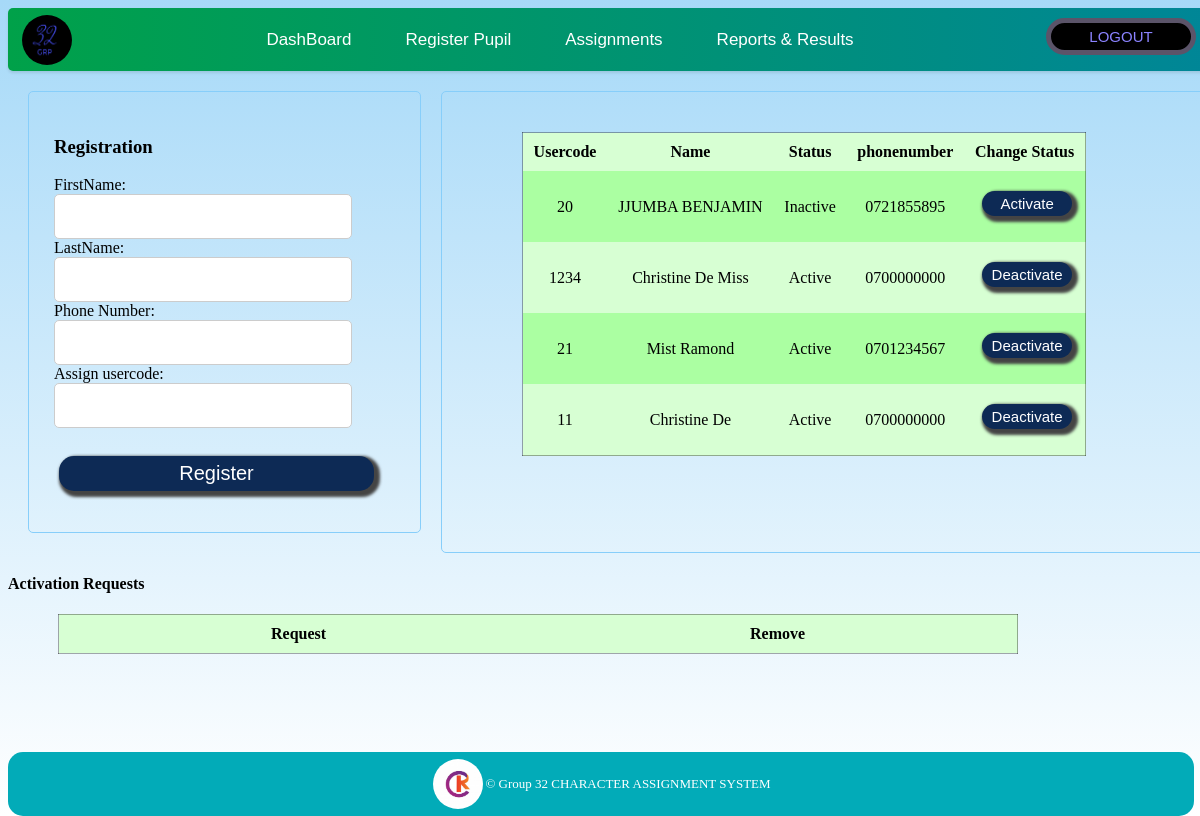
/register.php, run on an earlier commit of the app's database.
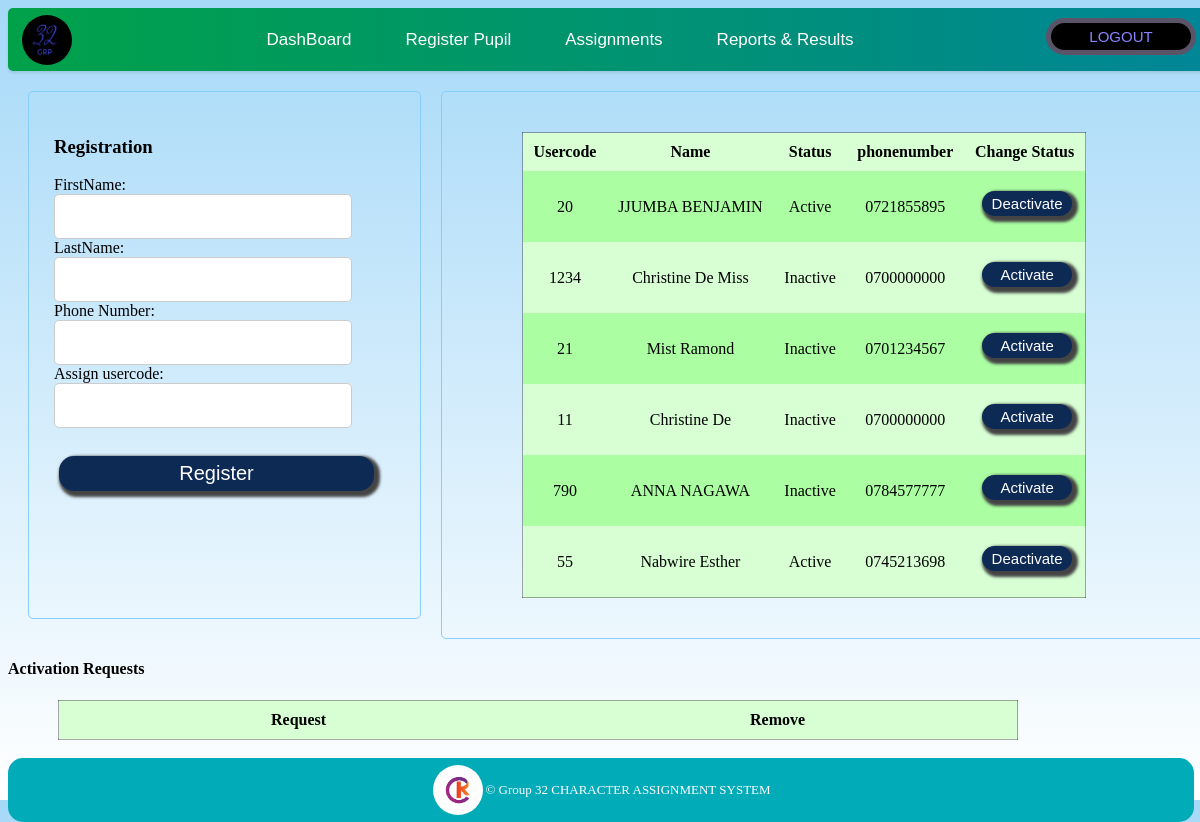
And on a later commit of the database.
### tables this page shows
CREATE TABLE IF NOT EXISTS `pupil` (
  `Usercode` int(11) NOT NULL,
  `firstname` varchar(20) NOT NULL,
  `lastname` varchar(20) NOT NULL,
  `phonenumber` varchar(10) NOT NULL,
  `activeInactive` varchar(20) DEFAULT 'Active',
  `teacherUsername` varchar(10) NOT NULL,
  PRIMARY KEY (`Usercode`),
  KEY `teacherUsername` (`teacherUsername`)
);

### register.php (the view, shortened to what this page needs)
<?php
require "header.php";
?>
<?php
$hostname = "localhost";
$username = "root";
$password = "";
$dbname = "kinderCare_sys";
$conn = mysqli_connect($hostname, $username, $password, $dbname);
$query = "SELECT Usercode, firstname, lastname,phonenumber,activeInactive FROM pupil";
$result = mysqli_query($conn, $query);
?>
<main>
        <div id="reg">
        <div class="container2">
            <h3>Registration</h3>
            <form action="includes/register.inc.php" method="POST">
                FirstName:<br>
                <div class="inputfeild">
                <input type="text" name="fName" required><br>
                </div>
                LastName:<br>
                <div class="inputfeild">
                <input type="text" name="lName" required><br>
                </div>
                Phone Number:<br>
                <div class="inputfeild">
                <input type="text" name="phone" required><br>
                </div>
                Assign usercode:<br>
                <div class="inputfeild">
                <input type="password" name="code" required><br><br>
                </div>
                <button type="submit" name="reg" class="button">Register</button>
            </form>
        </div>
        <div class="register">
        <table>
                <tr style="text-display:bold";>
                    <th>Usercode</th>
                    <th>Name</th>
                    <th>Status</th>
                    <th>phonenumber</th>
                    <th>Change Status</th>
                </tr>
                <?php while($row = mysqli_fetch_array($result)):;?>
                <tr>
                    <td><?php echo $row["Usercode"];?></td>
                    <td><?php echo $row["lastname"]," ",$row["firstname"];?></td>
                    <td><?php echo $row["activeInactive"];?></td>
                    <td><?php echo $row["phonenumber"];?></td>
                    <td>
                    <form action="includes/status.inc.php" method="POST">
                        <?php
                        if($row['activeInactive']=="Active") {
                            echo '<button name="statusChange" class="d_activate">Deactivate</button>';
                        }
                        else if($row['activeInactive']=="Inactive") {
                            echo '<button name="statusChange" class="activate">Activate</button>';
                        }
                        ?>
                         </form>
                    </td>
                </tr>
                <?php endwhile;?>
            </table>
        </div>
    </div>
    <div>
        <h4>Activation Requests</h4>
        <table>
        <tr>
        <th>Request</th>
        <th>Remove </th>
        </tr>
        </table>
    </div>
</main>
<?php
require "footer.php";
?>

### header.php (shortened to what this page needs)
<html lang="en">
<head>
    <link rel="stylesheet" href="kinder.css">
</head>
<header>
    <a href="welDash.php"><img class="logo" src="img/logo.png" alt="logo"></a>
    <nav>
        <h4>
            <a href="welDash.php">DashBoard</a>
        </h4>
        <h4>
            <a href="register.php">Register Pupil</a>
        </h4>
        <h4>
            <a href="assignment.php">Assignments</a>
        </h4>
        <h4>
            <a href="report.php">Reports & Results</a>
        </h4>
    </nav>
    <form action="includes/logout.inc.php" method="post">
    <div class="f_bttn">
    <input type="submit" name="logout" value="LOGOUT">
    </div>
    </form>
</header>
</html>

### footer.php
<footer>
    <img class="logo" src="img/kindercare_logo.jpg" alt="logo">
    <div>
        <p>&copy; Group 32 CHARACTER ASSIGNMENT SYSTEM</p>
    </div>
</footer>

### kinder.css (style rules this page uses)
footer { align-items:center; justify-content: center; background-color: #02abb8; color: white; padding: 5px; position: fixed; bottom: 0; border: none; border-radius: 15px; width: 98%; display:flex; flex-direction:row; font-size: 13px; }
.inputfeild input { height: 100%; padding-left: 15px; width : 85%; border-radius: 5px; border: 1px solid #ccc; font-size: 17px; transition: all 0.3s ease 0s; }
.f_bttn input { border: 5px solid #5b5469; background-color: black; width: 150px; color: rgb(139, 131, 255); outline: none; border-radius: 25px; padding: 5px; font: 400 15px Ubuntu,Arial; cursor: pointer; margin-top: 10px; transition: all 0.3s ease 0s; }
header { display: flex; background: linear-gradient(to right, #00a149 0%, #008697 100%); margin: 0; border-radius: 5px; box-shadow: 0 2px 3px 0 rgba(0, 0, 0, .1); justify-content: space-between; align-items: center; padding: 0px 1%; }
nav { padding: 0; }
.logo { cursor: pointer; border: 2px solid rgba(0, 0, 0, 0); border-radius: 35px; height: 50px; width: 50px; }
nav h4 { display: inline; padding: 0px 25px; border-radius: 7px; }
nav h4 a { transition: all 0.3s ease 0s; text-decoration: none; color: #ffff; margin:0px; font: 400 17px Ubuntu,Arial; }
.button { margin-top: 10px; width: 90%; height: 35px; border: none; outline: none; background: #0d2a55; color: #fff; cursor: pointer; border-radius: 15px; margin-left: 5px; box-shadow: 3px 3px 3px 3px #444444; font: 400 20px Ubuntu,Arial; transition: all 0.3s ease 0s; }
.activate, .d_activate { margin-top: 10px; width: 90%; height: 25px; border: none; outline: none; background: #0d2a55; color: #fff; cursor: pointer; border-radius: 15px; margin-left: 5px; box-shadow: 3px 3px 3px 3px #444444; font: 400 15px Ubuntu,Arial; transition: all 0.3s ease 0s; }
.container2 { margin: 20px; max-width: 350px; width: 100%; border-radius: 5px; padding: 25px; border: 1px solid lightskyblue; text-align: left; padding-right: 16px; }
.container2 .inputfeild { display: flex; height: 45px; width: 100%; margin: 0px 0; transition: all 0.3s ease 0s; }
#reg { display: flex; width:100%; }
th { text-align: center; padding-left: 10px; }
td { text-align: center; padding-left: 10px; }
table { width: 80%; border-collapse: collapse; border: 1px solid rgba(0, 0, 0, 0.333); margin: 10px; margin-left: 50px; border-radius: 5px; }
table tr:nth-child(even) { background-color: #abffa2; }
table tr:nth-child(odd) { background-color: #d7ffd3; }
table tr td ,th { padding: 10px; }
.register { padding:30px; border: 1px solid lightskyblue; width: 65%; margin-top: 20px; overflow-y: scroll; border-radius: 5px; }

What changed in the data, as far as the page shows it:
changed pupil "JJUMBA": activeInactive "Inactive" → "Active"; activeInactive "Activate" → "Deactivate"
changed pupil "De Miss": activeInactive "Active" → "Inactive"; activeInactive "Deactivate" → "Activate"
changed pupil "Mist": activeInactive "Active" → "Inactive"; activeInactive "Deactivate" → "Activate"
changed pupil "De": activeInactive "Active" → "Inactive"; activeInactive "Deactivate" → "Activate"
added pupil: Usercode "790", lastname "ANNA", firstname "NAGAWA", activeInactive "Inactive", phonenumber "0784577777", shows "Activate"
added pupil: Usercode "55", lastname "Nabwire", firstname "Esther", activeInactive "Active", phonenumber "0745213698", shows "Deactivate"
